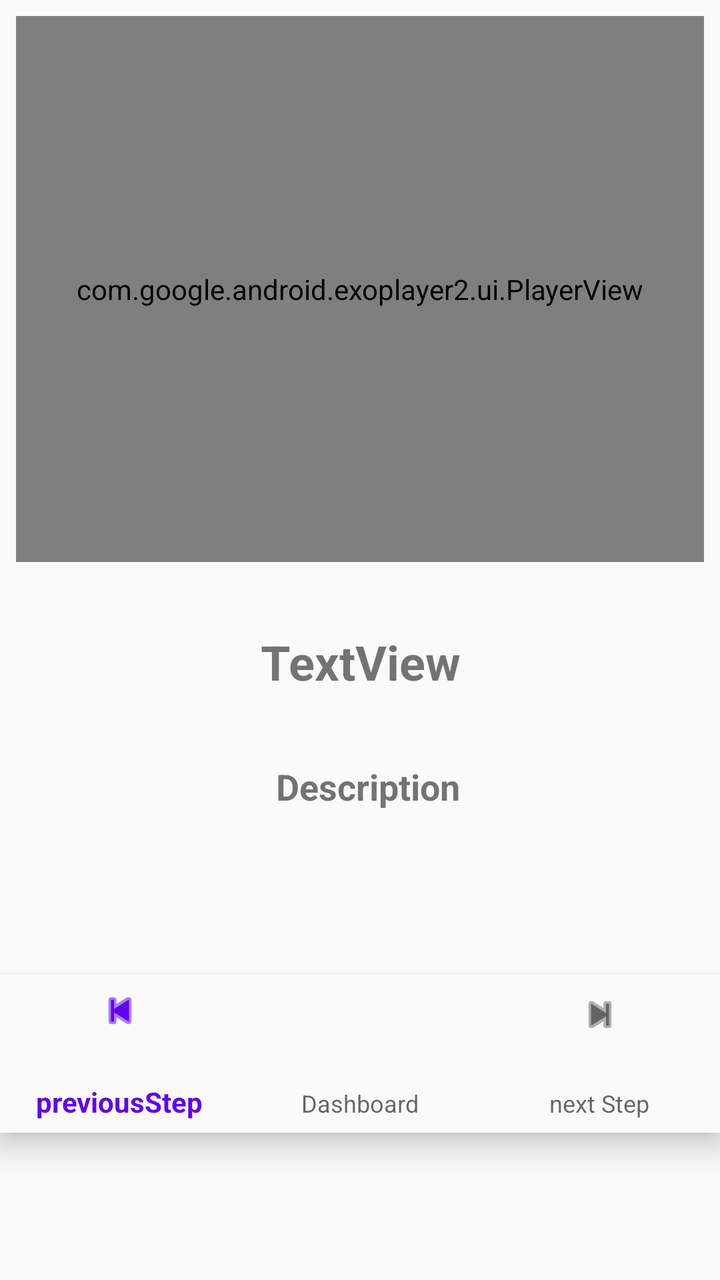
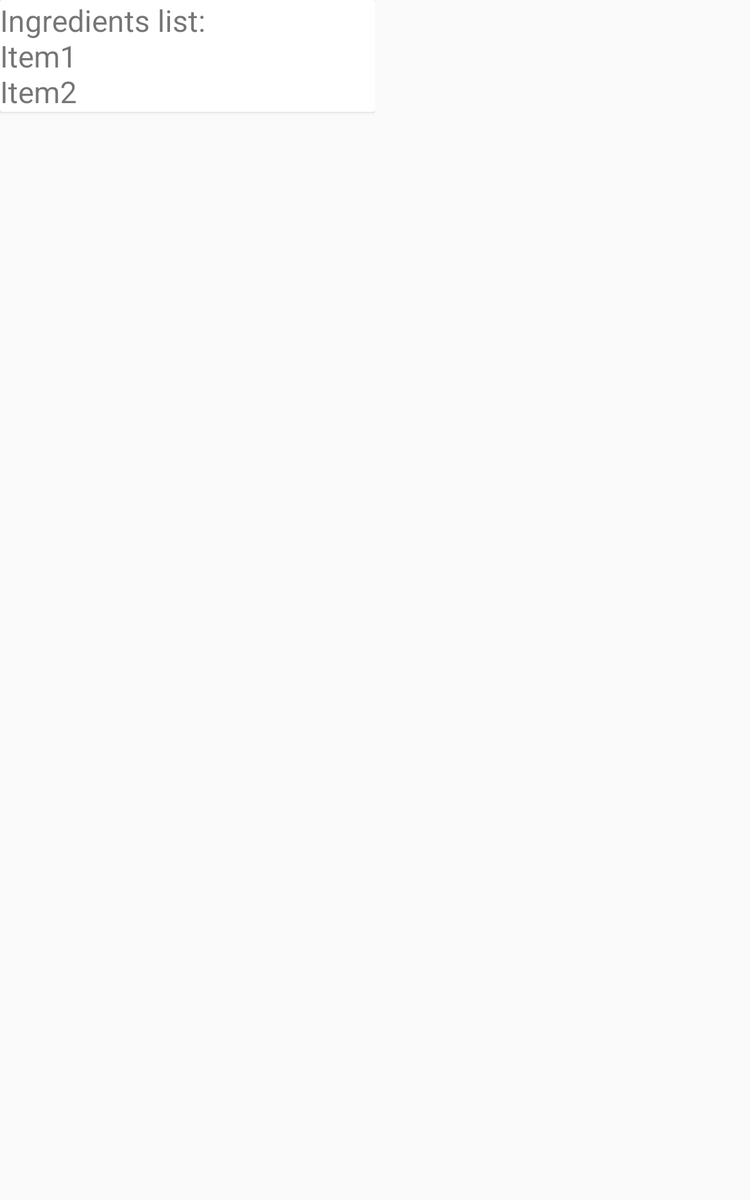

An Android layout and its configuration variant, each rendered on a device that would load it. The default file and the variant file are quoted in full after the pictures.
<!-- AndroidManifest.xml: application theme AppTheme -->
<!-- res/layout/recepie_detail_fragment_layout.xml -->
<?xml version="1.0" encoding="utf-8"?>
<android.support.constraint.ConstraintLayout xmlns:android="http://schemas.android.com/apk/res/android"
    xmlns:app="http://schemas.android.com/apk/res-auto"
    xmlns:tools="http://schemas.android.com/tools"
    android:id="@+id/container"
    android:layout_width="match_parent"
    android:layout_height="match_parent"
    tools:context=".RecepieDetailsActivity">

    <android.support.design.widget.BottomNavigationView
        android:id="@+id/navigation"
        android:layout_width="0dp"
        android:layout_height="79dp"
        android:layout_marginTop="8dp"
        android:background="?android:attr/windowBackground"
        app:layout_constraintBottom_toBottomOf="parent"
        app:layout_constraintLeft_toLeftOf="parent"
        app:layout_constraintRight_toRightOf="parent"
        app:layout_constraintTop_toBottomOf="@+id/description"
        app:menu="@menu/navigation" />

    <com.google.android.exoplayer2.ui.PlayerView
        android:id="@+id/detail_video_view"
        android:layout_width="match_parent"
        android:layout_height="273dp"
        android:layout_marginEnd="8dp"
        android:layout_marginStart="8dp"
        android:layout_marginTop="8dp"
        android:foregroundGravity="center"
        app:layout_constraintEnd_toEndOf="parent"
        app:layout_constraintStart_toStartOf="parent"
        app:layout_constraintTop_toTopOf="parent" />

    <TextView
        android:id="@+id/shortDesc"
        android:layout_width="313dp"
        android:layout_height="84dp"
        android:layout_marginEnd="8dp"
        android:layout_marginStart="8dp"
        android:layout_marginTop="8dp"
        android:text="TextView"
        app:layout_constraintEnd_toEndOf="parent"
        app:layout_constraintStart_toStartOf="parent"
        app:layout_constraintTop_toBottomOf="@+id/detail_video_view"
        android:textAlignment="center"
        android:gravity="center"
        android:layout_gravity="center"
        android:textSize="24sp"
        android:fontFamily="sans-serif"
        android:textStyle="bold"/>

    <TextView
        android:id="@+id/description"
        android:layout_width="match_parent"
        android:layout_height="wrap_content"
        android:layout_marginStart="8dp"
        android:layout_marginTop="8dp"
        android:text="Description"
        app:layout_constraintEnd_toEndOf="@+id/shortDesc"
        app:layout_constraintStart_toStartOf="@+id/shortDesc"
        app:layout_constraintTop_toBottomOf="@+id/shortDesc"
        android:textAlignment="center"
        android:gravity="center"
        android:layout_gravity="center"
        android:textSize="18sp"
        android:fontFamily="sans-serif"
        android:textStyle="bold"
        />




</android.support.constraint.ConstraintLayout>
<!-- resources referenced by this layout -->
<resources>
  <style name="AppTheme" parent="Theme.AppCompat.Light.NoActionBar">
          
          <item name="colorPrimary">@color/colorPrimary</item>
          <item name="colorPrimaryDark">@color/colorPrimaryDark</item>
          <item name="colorAccent">@color/colorAccent</item>
      </style>
</resources>
<!-- res/layout-sw600dp/recepie_detail_fragment_layout.xml (the repository's variant of the layout above) -->
<!-- drawn on a 7-inch tablet held upright -->
<LinearLayout xmlns:android="http://schemas.android.com/apk/res/android"
    xmlns:app="http://schemas.android.com/apk/res-auto"
    xmlns:tools="http://schemas.android.com/tools"
    android:layout_width="match_parent"
    android:layout_height="match_parent"
    android:baselineAligned="false"
    android:orientation="horizontal">

    <LinearLayout
        android:layout_width="0dp"
        android:layout_height="match_parent"
        android:layout_weight="1"
        android:orientation="vertical">

        <android.support.v7.widget.CardView
            android:layout_width="match_parent"
            android:layout_height="wrap_content"
            tools:targetApi="lollipop">

            <TextView
                android:id="@+id/recipe_details_ingredients"
                android:layout_width="match_parent"
                android:layout_height="wrap_content"
                android:textSize="24sp"
                tools:text="Ingredients list:\nItem1\nItem2"/>

        </android.support.v7.widget.CardView>

        <android.support.v7.widget.RecyclerView
            android:id="@+id/recipe_details_steps"
            android:layout_width="match_parent"
            android:layout_height="wrap_content"
            />

    </LinearLayout>

    <FrameLayout
        android:id="@+id/recipe_step_container"
        android:layout_width="0dp"
        android:layout_height="match_parent"
        android:layout_weight="1"
        tools:ignore="InconsistentLayout"/>

</LinearLayout>
